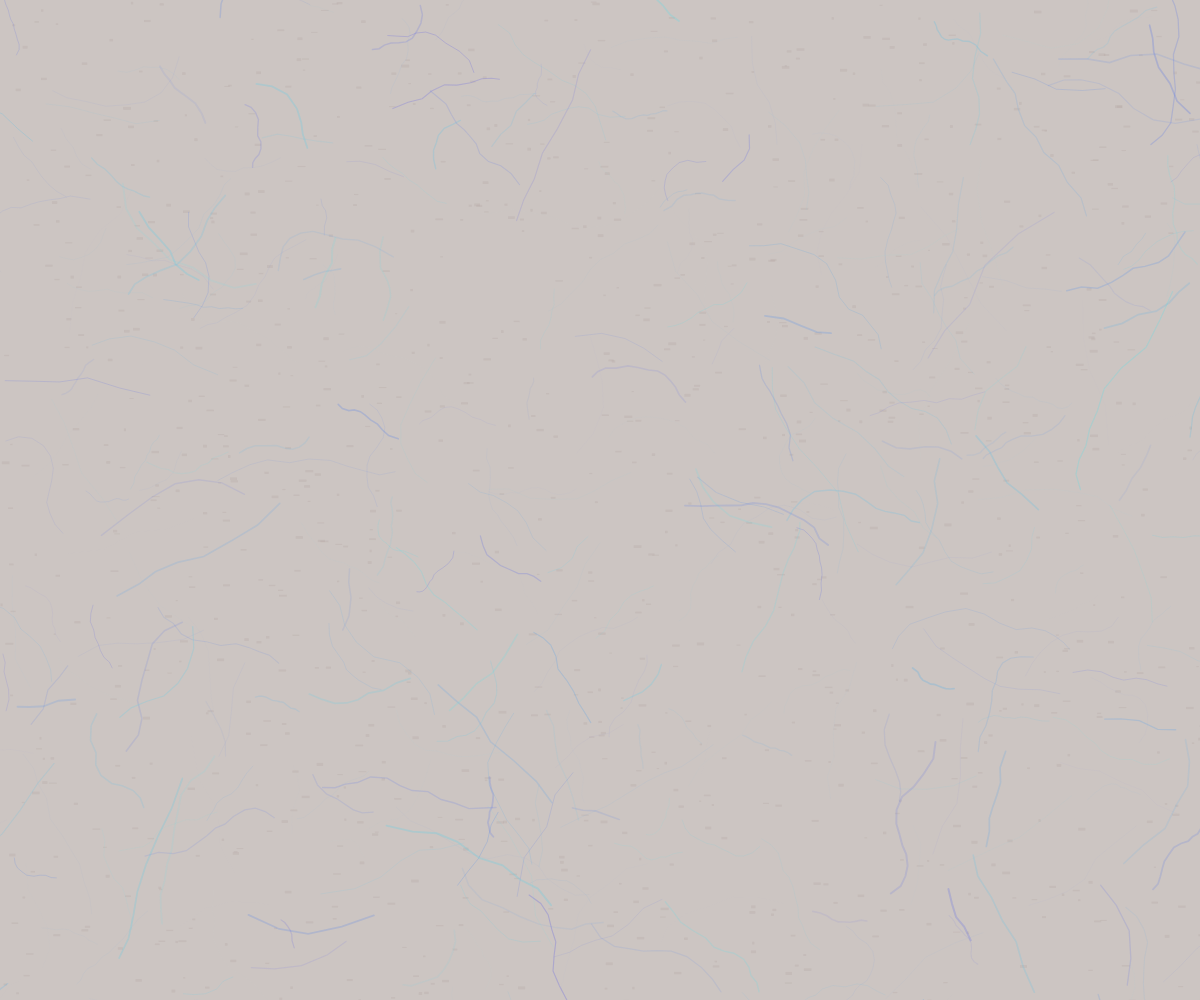
Frame 1 (no input)
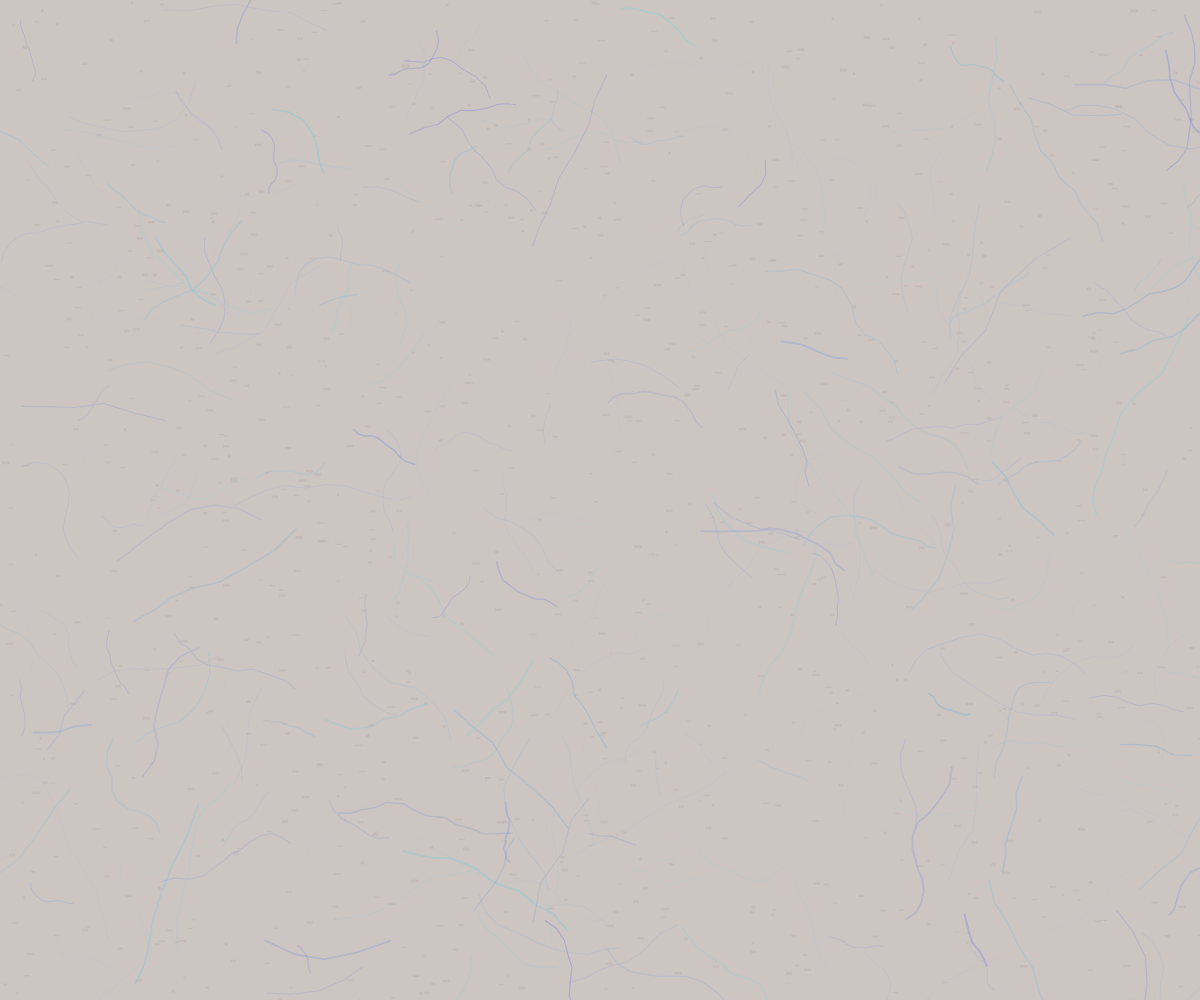
Frame 60 (no input)
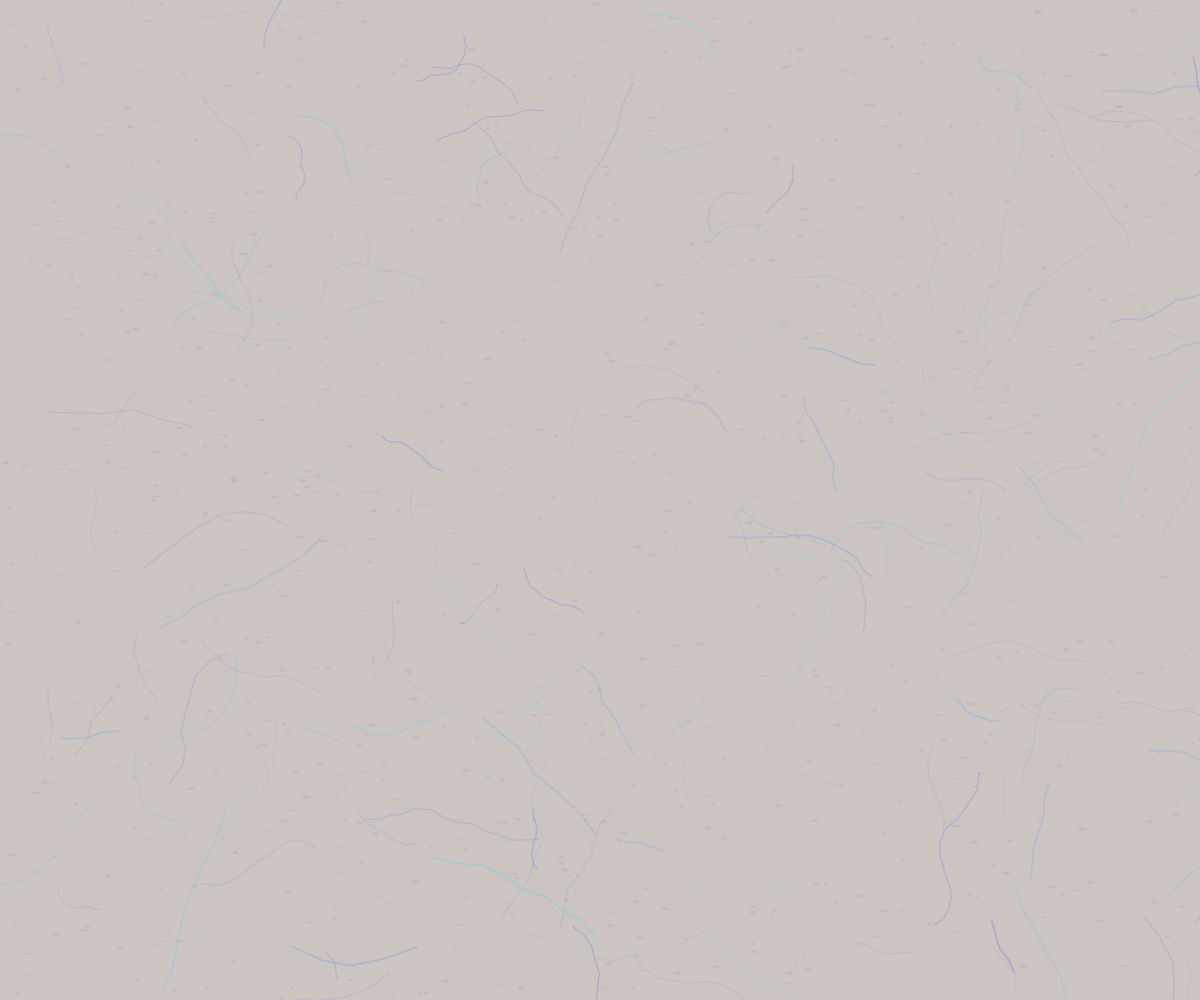
Frame 120 (the mouse pressed at the canvas centre since frame 60)

The p5.js sketch that drew these frames (run headless with seeded random() and noise() and a simulated clock; from frame 60 on, the mouse is pressed at the canvas centre):

// p5.js sketch
// ── sketch.js
let tracery = [];
let cardboardTexture;
let time = 0;

function setup() {
  createCanvas(windowWidth, windowHeight);
  colorMode(HSB, 360, 100, 100, 1);
  
  // Create cardboard texture
  cardboardTexture = createGraphics(width, height);
  cardboardTexture.colorMode(HSB, 360, 100, 100, 1);
  cardboardTexture.background(20, 5, 80);
  for (let i = 0; i < 1000; i++) {
    let x = random(width);
    let y = random(height);
    let w = random(2, 8);
    let h = random(1, 3);
    cardboardTexture.noStroke();
    cardboardTexture.fill(20, 10, 70, 0.3);
    cardboardTexture.rect(x, y, w, h);
  }
  
  // Create mycelial tracery
  for (let i = 0; i < 500; i++) {
    tracery.push({
      points: [],
      hue: random(180, 240),
      alpha: random(0.1, 0.3),
      speed: random(0.001, 0.005),
      size: random(0.5, 2),
      segments: floor(random(5, 15))
    });
  }
  
  // Initialize tracery paths
  for (let t of tracery) {
    let x = random(width);
    let y = random(height);
    let angle = random(TWO_PI);
    let length = random(50, 200);
    
    for (let i = 0; i < t.segments; i++) {
      let point = {
        x: x,
        y: y,
        age: 0
      };
      t.points.push(point);
      
      x += cos(angle) * length / t.segments;
      y += sin(angle) * length / t.segments;
      angle += random(-0.5, 0.5);
      length *= random(0.8, 1.2);
    }
  }
}

function draw() {
  // Draw textured background
  image(cardboardTexture, 0, 0);
  
  time += 0.01;
  
  // Update and draw tracery
  for (let t of tracery) {
    let pulse = sin(time * t.speed + t.hue) * 0.5 + 0.5;
    
    // Animate points
    for (let point of t.points) {
      point.age += 0.01;
      point.x += sin(point.age * 2) * 0.5;
      point.y += cos(point.age * 1.5) * 0.5;
    }
    
    // Draw tracery with pulsing
    noFill();
    stroke(t.hue, 60, 90, t.alpha * pulse);
    strokeWeight(t.size * pulse);
    
    beginShape();
    for (let point of t.points) {
      vertex(point.x, point.y);
    }
    endShape();
  }
}

function windowResized() {
  resizeCanvas(windowWidth, windowHeight);
}
